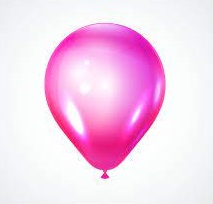
#> input picture data/ballon.jpg, 213 x 204 px
$ python edge_detection.py
#> lines starting #> are read from the running program, lines starting #| are printed output that depends on the picture; after the words box and inside, x2 and y2 are one past the last pixel; in counts of white or black regions, pixels touching at a corner belong together
# FatheVision AI  code
import cv2


def detect_edge(img):
    """
    detect edge on image

    Args:
        img: input image

    Returns:
        edge image
    """
    edges = cv2.Canny(img, 100, 200, L2gradient=True)
    return edges


def main():
    image_path = "../data/ballon.jpg"
    image = cv2.imread(image_path)
#> image is the input picture: shape (204, 213, 3); mean B, G, R 237, 211.7, 246.1
    thresh_image = detect_edge(image)
#> in detect_edge, `edges = cv2.Canny(img, 100, 200, L2gradient=True)`:
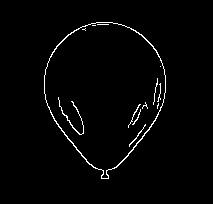
#> edges: shape (204, 213); 1.9% white in thin lines or dots, all inside (x1, y1, x2, y2) = (44, 22, 166, 179)
    cv2.imshow('Original Image', image)
    cv2.imshow("Blur Image", thresh_image)
    cv2.waitKey(0)
    cv2.destroyAllWindows()


if __name__ == "__main__":
    main()
